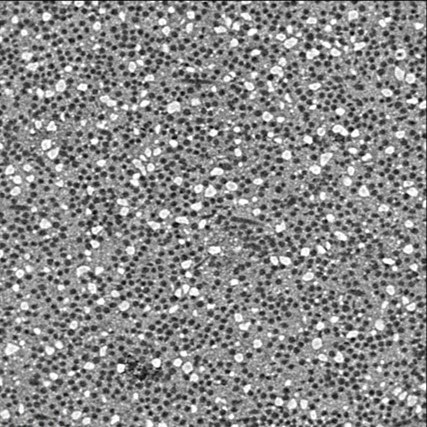
#> input picture count/15%/15%CT截面1.jpg, 427 x 427 px
$ python '二值化.py'
#> lines starting #> are read from the running program, lines starting #| are printed output that depends on the picture; after the words box and inside, x2 and y2 are one past the last pixel; in counts of white or black regions, pixels touching at a corner belong together
# -*- coding: utf-8 -*-
"""
Created on Thu Oct 21 14:57:44 2021

@author: 94917
"""

from sklearn.cluster import KMeans
from PIL import Image
from matplotlib import pyplot as plt
import numpy as np
def getimg():
    return Image.open("./15%CT截面1.jpg")
#> returned value is the input picture: PIL image 427x427 RGB; mean R, G, B 137.2, 137.2, 137.2
def showimg(img):
    plt.imshow(img)
    plt.show()

im=getimg()
im=np.array(im.convert("L"))
im=np.where(im[...,:]<100,0,255)
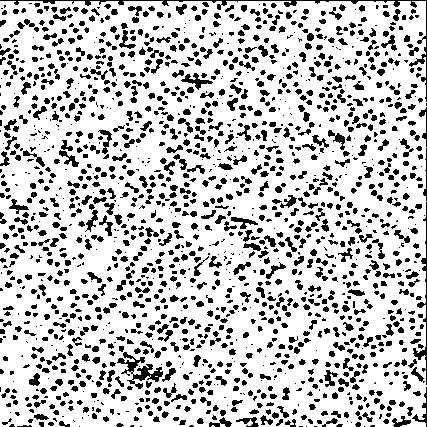
#> im: shape (427, 427) int64; 77.5% white; 1724 black regions (782 under 20 px), largest, box (x1, y1, x2, y2) and area: (0, 0, 427, 102) 985, (117, 352, 163, 389) 561, (413, 202, 427, 385) 388
#> (the run stopped early here; a loop or call above may not have finished)
